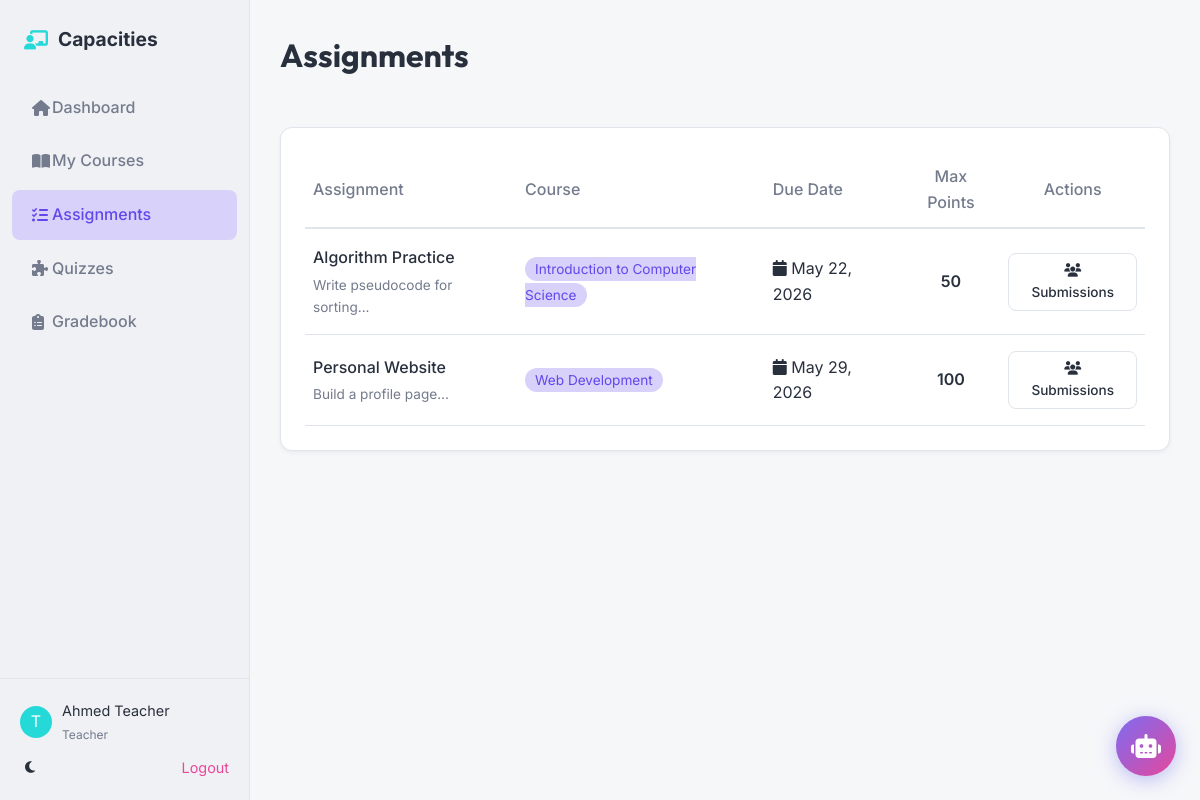
The app's page /teacher/assignments (signed in) with its own data.
### tables this page shows
CREATE TABLE `assignments` (
  `id` INT UNSIGNED NOT NULL AUTO_INCREMENT,
  `course_id` INT UNSIGNED NOT NULL,
  `title` VARCHAR(200) NOT NULL,
  `description` TEXT NULL,
  `file_path` VARCHAR(255) NULL,
  `due_date` DATETIME NULL,
  `max_points` INT DEFAULT 100,
  `created_at` TIMESTAMP DEFAULT CURRENT_TIMESTAMP,
  PRIMARY KEY (`id`),
  INDEX `fk_assignments_course_idx` (`course_id` ASC),
  CONSTRAINT `fk_assignments_course`
    FOREIGN KEY (`course_id`)
    REFERENCES `courses` (`id`)
    ON DELETE CASCADE
);

### app/Controllers/AssignmentController.php (called while the page is built, shortened)
<?php
class AssignmentController {
    private $assignmentModel;
    private $courseModel;
    public function __construct() {
        $this->assignmentModel = new Assignment();
        $this->courseModel = new Course();
    }
    public function index($courseId = null) {
        $userId = Session::get('user_id');
        $role = Session::get('role');
        $urlPath = $_SERVER['REQUEST_URI'] ?? '';
        if (strpos($urlPath, '/teacher/') !== false) {
            $viewRole = 'teacher';
        } elseif (strpos($urlPath, '/student/') !== false) {
            $viewRole = 'student';
        } else {
            $viewRole = $role ?: 'student';
        }
        if ($courseId) {
            $assignments = $this->assignmentModel->getByCourse($courseId);
            $course = $this->courseModel->findById($courseId);
        } else {
            if ($viewRole === 'teacher') {
                $courses = $this->courseModel->getByTeacher($userId);
                $assignments = [];
                foreach ($courses as $course) {
                    $courseAssignments = $this->assignmentModel->getByCourse($course['id']);
                    foreach ($courseAssignments as $assignment) {
                        $assignment['course_title'] = $course['title'];
                        $assignments[] = $assignment;
                    }
                }
            }
            $course = null;
        }
        $layout = $viewRole === 'teacher' ? 'sidebar-teacher' : 'sidebar-student';
        view($viewRole . '/assignments/index', [
            'assignments' => $assignments,
            'course' => $course
        ], $layout);
    }
}

### index.php (called while the page is built)
<?php
require_once 'public/index.php';

### app/Config/Database.php (called while the page is built, shortened)
<?php
class Database {
    private static $connection = null;
    public static function connect() {
        if (self::$connection === null) {
            try {
                $dsn = "mysql:host=" . DB_HOST . ";dbname=" . DB_NAME . ";charset=" . DB_CHAR;
                $options = [
                    PDO::ATTR_ERRMODE => PDO::ERRMODE_EXCEPTION,
                    PDO::ATTR_DEFAULT_FETCH_MODE => PDO::FETCH_ASSOC,
                    PDO::ATTR_EMULATE_PREPARES => false,
                ];
                self::$connection = new PDO($dsn, DB_USER, DB_PASS, $options);
            } catch (PDOException $e) {
                if (DEBUG) {
                    die("Database Connection Error: " . $e->getMessage());
                } else {
                    die("System Error: Could not connect to the database.");
                }
            }
        }
        return self::$connection;
    }
}

### app/Libraries/Session.php (called while the page is built, shortened)
<?php
class Session {
    public static function get($key) {
        return isset($_SESSION[$key]) ? $_SESSION[$key] : null;
    }
}

### app/Models/Course.php (called while the page is built, shortened)
<?php
require_once APP . '/Config/Database.php';
class Course {
    private $db;
    public function __construct() {
        $this->db = Database::connect();
    }
    public function getByTeacher($teacherId) {
        $sql = "SELECT * FROM courses WHERE teacher_id = :teacher_id AND status != 'archived'";
        $stmt = $this->db->prepare($sql);
        $stmt->execute([':teacher_id' => $teacherId]);
        return $stmt->fetchAll();
    }
}

### app/Models/Assignment.php (called while the page is built, shortened)
<?php
require_once APP . '/Config/Database.php';
class Assignment {
    private $db;
    public function __construct() {
        $this->db = Database::connect();
    }
    public function getByCourse($courseId) {
        $sql = "SELECT * FROM assignments WHERE course_id = :course_id ORDER BY due_date ASC";
        $stmt = $this->db->prepare($sql);
        $stmt->execute([':course_id' => $courseId]);
        return $stmt->fetchAll();
    }
}

### views/teacher/assignments/index.php (the view, shortened to what this page needs)
<div class="main-header">
    <h1>Assignments</h1>
</div>
<?php if (empty($assignments)): ?>
<div class="card" style="text-align: center; padding: 60px 20px;">
    <i class="fas fa-tasks" style="font-size: 4rem; color: var(--text-muted); margin-bottom: 20px;"></i>
    <h3 style="color: var(--text-muted); margin-bottom: 10px;">No Assignments Yet</h3>
    <p style="color: var(--text-muted); margin-bottom: 20px;">Create assignments for your courses to get started.</p>
    <a href="<?= APP_URL ?>/teacher/courses" class="btn btn-primary">
        <i class="fas fa-book"></i> View Courses
    </a>
</div>
<?php else: ?>
<div class="card">
    <table style="width: 100%; border-collapse: collapse;">
        <thead>
            <tr style="border-bottom: 2px solid var(--border-color);">
                <th style="text-align: left; padding: 12px 8px; color: var(--text-muted); font-weight: 500;">Assignment</th>
                <th style="text-align: left; padding: 12px 8px; color: var(--text-muted); font-weight: 500;">Course</th>
                <th style="text-align: left; padding: 12px 8px; color: var(--text-muted); font-weight: 500;">Due Date</th>
                <th style="text-align: center; padding: 12px 8px; color: var(--text-muted); font-weight: 500;">Max Points</th>
                <th style="text-align: center; padding: 12px 8px; color: var(--text-muted); font-weight: 500;">Actions</th>
            </tr>
        </thead>
        <tbody>
            <?php foreach ($assignments as $assignment): ?>
            <tr style="border-bottom: 1px solid var(--border-color);">
                <td style="padding: 16px 8px;">
                    <div style="font-weight: 500;"><?= htmlspecialchars($assignment['title']) ?></div>
                    <?php if (!empty($assignment['description'])): ?>
                    <div style="font-size: 0.85rem; color: var(--text-muted); margin-top: 4px;">
                        <?= htmlspecialchars(substr($assignment['description'], 0, 50)) ?>...
                    </div>
                    <?php endif; ?>
                </td>
                <td style="padding: 16px 8px;">
                    <span style="background: var(--primary-light); color: var(--primary); padding: 4px 10px; border-radius: 12px; font-size: 0.85rem;">
                        <?= htmlspecialchars($assignment['course_title'] ?? 'N/A') ?>
                    </span>
                </td>
                <td style="padding: 16px 8px;">
                    <?php
                    $dueDate = strtotime($assignment['due_date']);
                    $isOverdue = $dueDate < time();
                    ?>
                    <span style="color: <?= $isOverdue ? '#ef4444' : 'var(--text-main)' ?>;">
                        <i class="fas fa-calendar"></i>
                        <?= date('M d, Y', $dueDate) ?>
                    </span>
                </td>
                <td style="padding: 16px 8px; text-align: center;">
                    <span style="font-weight: 600;"><?= $assignment['max_points'] ?? 100 ?></span>
                </td>
                <td style="padding: 16px 8px; text-align: center;">
                    <a href="<?= APP_URL ?>/teacher/assignments/submissions/<?= $assignment['id'] ?>"
                       class="btn btn-outline" style="padding: 6px 12px; font-size: 0.85rem;">
                        <i class="fas fa-users"></i> Submissions
                    </a>
                </td>
            </tr>
            <?php endforeach; ?>
        </tbody>
    </table>
</div>
<?php endif; ?>

### public/assets/css/main.css (style rules this page uses)
* { box-sizing: border-box; margin: 0; padding: 0; }
body { font-family: var(--font-body); background-color: var(--bg-body); color: var(--text-main); transition: background-color 0.3s ease, color 0.3s ease; line-height: 1.6; }
h1, h2, h3, h4, h5, h6 { font-family: var(--font-heading); margin-bottom: 1rem; font-weight: 700; }
a { text-decoration: none; color: inherit; }
.card { background: var(--bg-card); border-radius: var(--radius); padding: 24px; box-shadow: var(--shadow-sm); border: 1px solid var(--border-color); transition: transform 0.2s ease, box-shadow 0.2s ease; }
.btn { display: inline-block; padding: 10px 24px; border-radius: 8px; font-weight: 500; cursor: pointer; transition: all 0.2s; border: none; font-size: 0.95rem; }
.btn-outline { border: 1px solid var(--border-color); background: transparent; color: var(--text-main); }
.main-header { display: flex; justify-content: space-between; align-items: center; margin-bottom: 30px; }

### public/assets/css/theme.css (style rules this page uses)
:root { --primary-hue: 250; --primary: hsl(var(--primary-hue), 80%, 60%); --primary-hover: hsl(var(--primary-hue), 80%, 50%); --primary-light: hsl(var(--primary-hue), 80%, 90%); --secondary-hue: 180; --secondary: hsl(var(--secondary-hue), 70%, 50%); --accent-hue: 330; --accent: hsl(var(--accent-hue), 80%, 60%); --bg-body: hsl(220, 20%, 97%); --bg-card: hsl(0, 0%, 100%); --bg-sidebar: hsl(220, 20%, 95%); --text-main: hsl(220, 20%, 20%); --text-muted: hsl(220, 10%, 50%); --text-light: hsl(220, 10%, 90%); --border-color: hsl(220, 20%, 90%); --shadow-sm: 0 2px 4px rgba(0, 0, 0, 0.05); --shadow-md: 0 4px 6px rgba(0, 0, 0, 0.1); --shadow-lg: 0 10px 15px rgba(0, 0, 0, 0.1); --radius: 12px; --font-heading: "Outfit", sans-serif; --font-body: "Inter", sans-serif; --header-height: 70px; --sidebar-width: 250px; }

### records on screen
assignments: title "Algorithm Practice", description "Write pseudocode for sorting", course_title "Introduction to Computer Science", due_date "May 22, 2026", max_points "50"
assignments: title "Personal Website", description "Build a profile page", course_title "Web Development", due_date "May 29, 2026", max_points "100"

### other values on screen
Session::get('user_name') "Ahmed Teacher"
